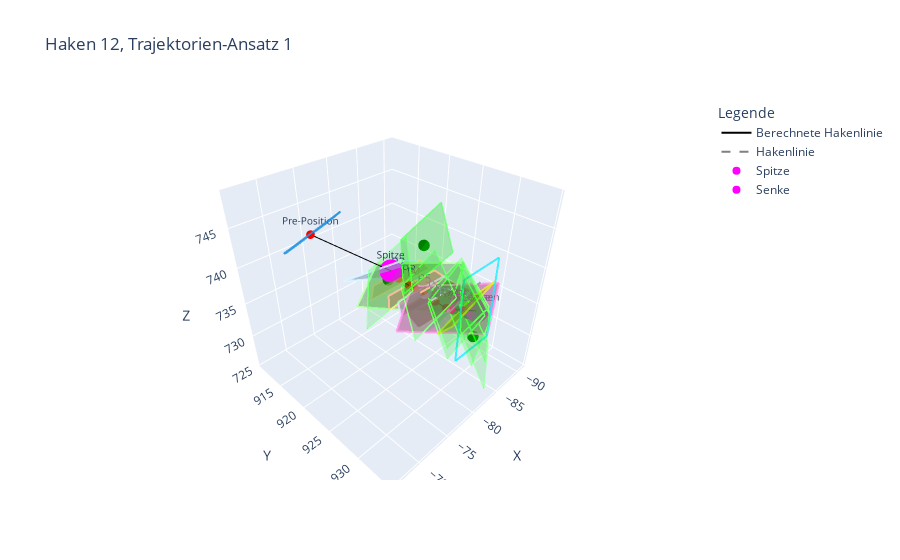
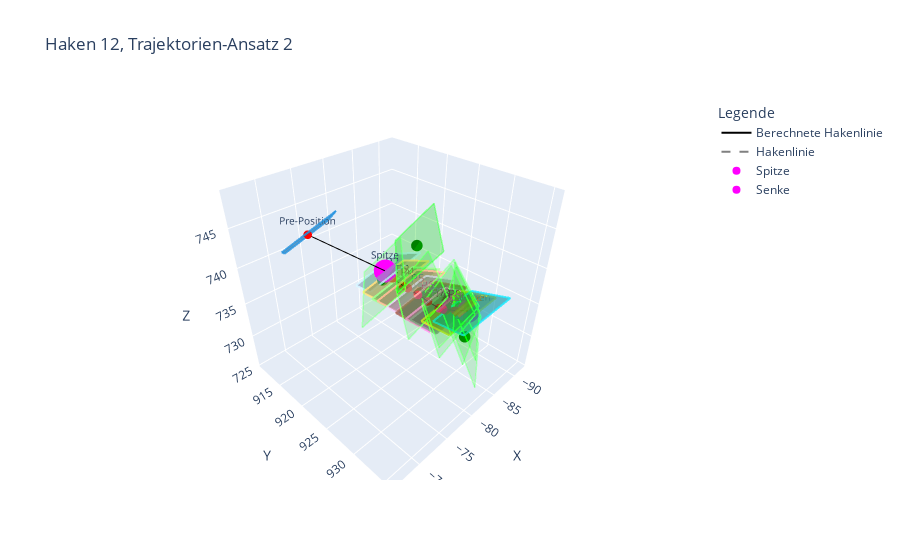
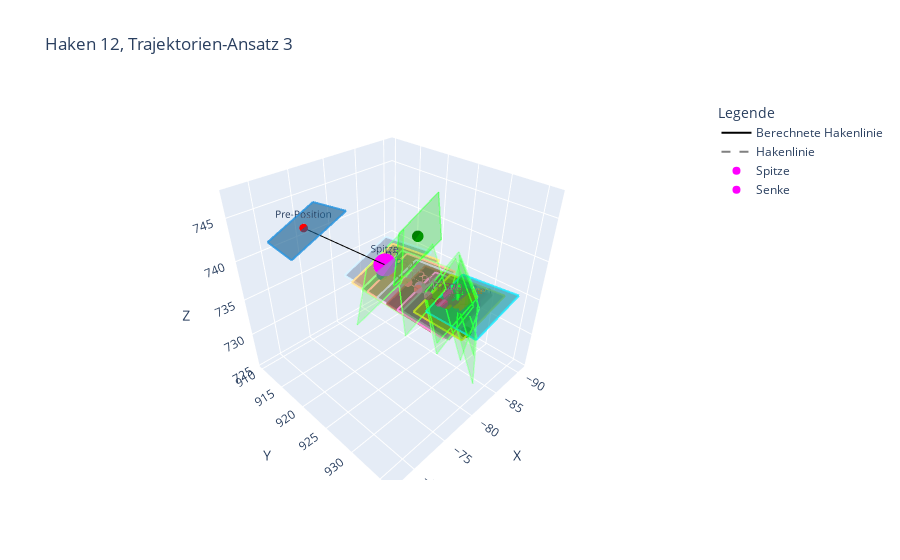
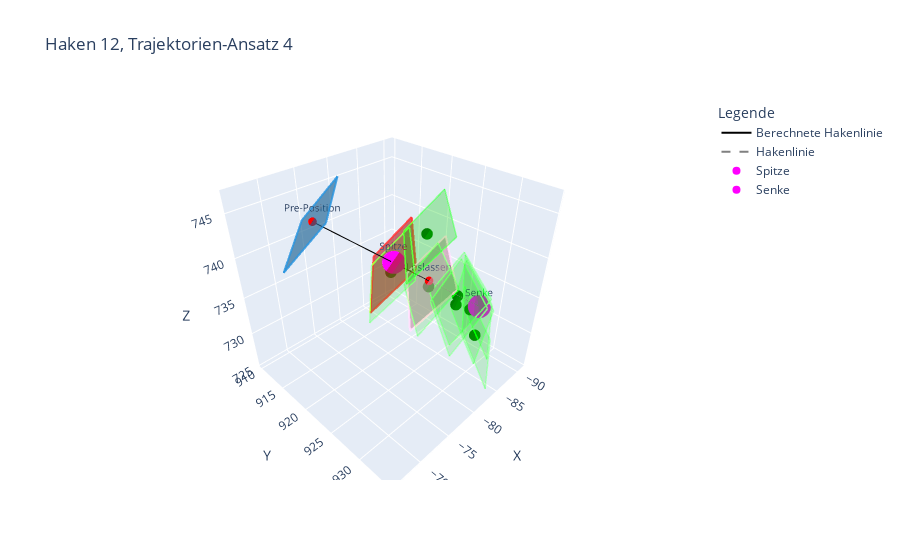

Source (notebook cell) for these figures, in order:
### Code cell
hook_num = 12

visualize_rectangles_html(
    rectangles = rectangles_1,
    secondary_rectangles = rectangles_optim,
    secondary_legend_title = 'optimale Trajektorie',
    connect_points = (trajectory_1[1][0], trajectory_1[-1][0]),
    hook_num = hook_num,
    trajectory_process = 1,
    html_filename = 'traj1.html'
    )

visualize_rectangles_html(
    rectangles = rectangles_2,
    secondary_rectangles = rectangles_optim,
    secondary_legend_title = 'optimale Trajektorie',
    connect_points = (trajectory_1[1][0], trajectory_1[-1][0]),
    hook_num = hook_num,
    trajectory_process = 2,
    html_filename = 'traj2.html'
    )

visualize_rectangles_html(
    rectangles = rectangles_3,
    secondary_rectangles = rectangles_optim,
    secondary_legend_title = 'optimale Trajektorie',
    connect_points = (trajectory_1[1][0], trajectory_1[-1][0]),
    hook_num = hook_num,
    trajectory_process = 3,
    html_filename = 'traj3.html'
    )

visualize_rectangles_html(
    rectangles = rectangles_4,
    secondary_rectangles = rectangles_optim,
    secondary_legend_title = 'optimale Trajektorie',
    connect_points = (trajectory_1[1][0], trajectory_1[-1][0]),
    hook_num = hook_num,
    trajectory_process = 4,
    html_filename = 'traj4.html'
    )
